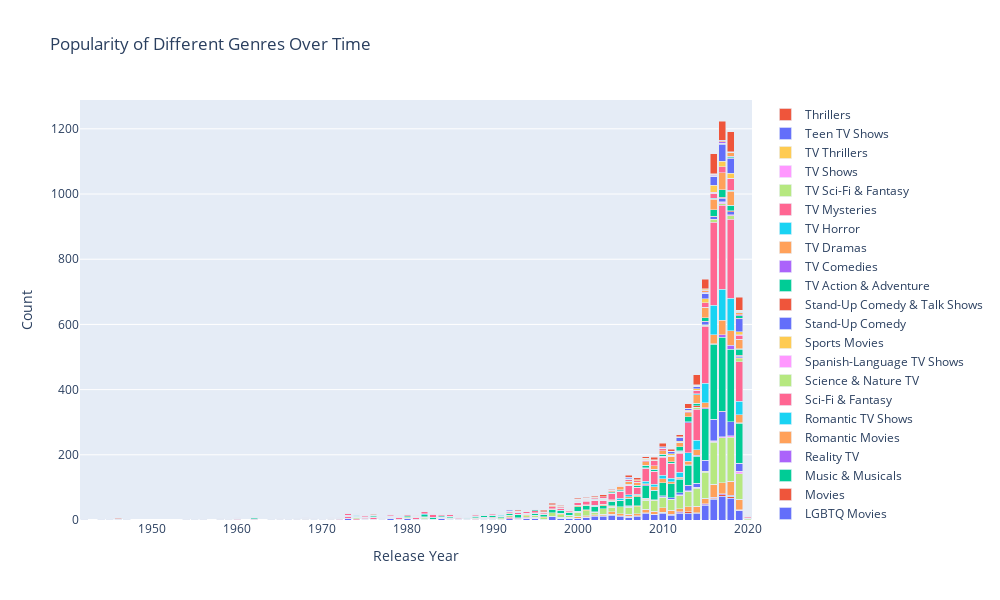

Notebook cell for this chart:
### Code cell
# Plotting Popularity of Different Genres Over Time
genre_year_df = merged_df[['listed_in', 'release_year']]
genre_year_df['listed_in'] = genre_year_df['listed_in'].apply(lambda x: x.split(', '))
genre_year_df = genre_year_df.explode('listed_in')
# Counting the occurrences of each genre for each year
genre_year_count = genre_year_df.groupby(['release_year', 'listed_in']).size().unstack(fill_value=0)
# Create traces for each genre
traces = []
for genre in genre_year_count.columns:
    trace = go.Bar(x=genre_year_count.index, y=genre_year_count[genre], name=genre)
    traces.append(trace)

# Layout of the plot
layout = go.Layout(title='Popularity of Different Genres Over Time',xaxis=dict(title='Release Year'),yaxis=dict(title='Count'),
                   barmode='stack',width=1000, height=600)
fig = go.Figure(data=traces, layout=layout)
fig.show()
